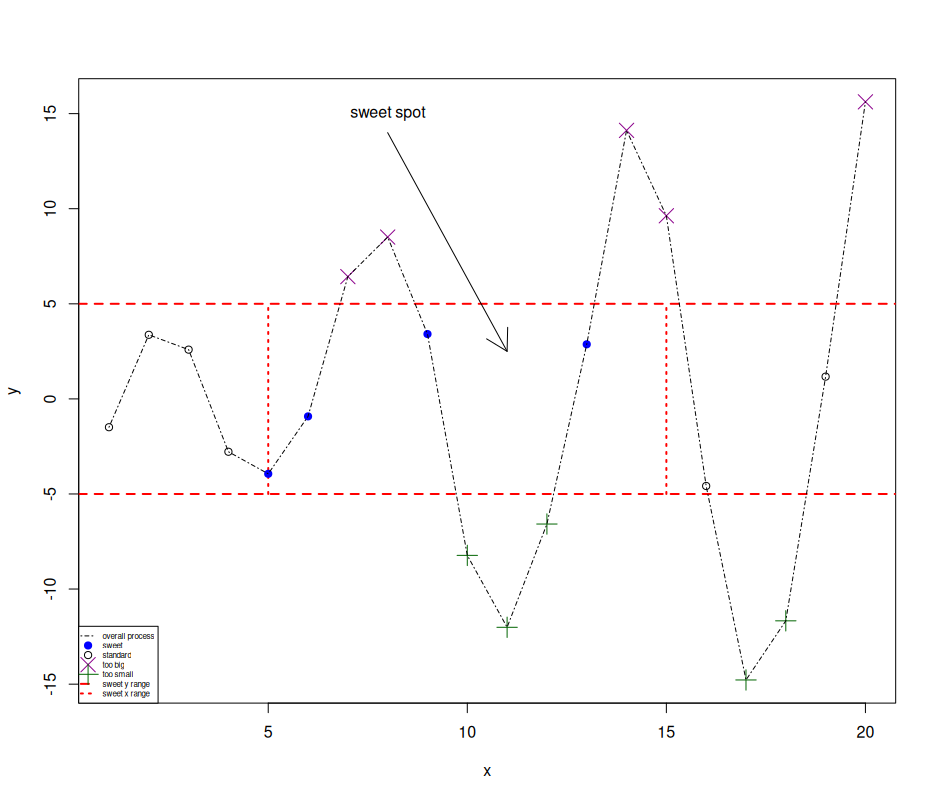

The R source for this figure:
# Project-4-Plot
# Nicholas Vollmer
# 9/26/26
# Building a plot step by step by adding points, lines, and text

# Creating the hypothetical data vectors
x <- 1:20
y <- c(-1.49, 3.37, 2.59, -2.78, -3.94, -0.92, 6.43, 8.51, 3.41, -8.23,
       -12.01, -6.58, 2.87, 14.12, 9.63, -4.58, -14.78, -11.67, 1.17, 15.62)

# Creating an empty plotting region with axes but no points
plot(x, y, type = "n", main = "")

# Drawing red dashed horizontal lines at y = -5 and y = 5
abline(h = c(-5, 5), col = "red", lty = 2, lwd = 2)

# Drawing red dotted vertical segments to box in the sweet spot
segments(x0 = c(5, 15), y0 = c(-5, -5), x1 = c(5, 15), y1 = c(5, 5),
         col = "red", lty = 3, lwd = 2)

# Plotting the too big points as purple x's
points(x[y >= 5], y[y >= 5], pch = 4, col = "darkmagenta", cex = 2)

# plotting the too small points as green plus signs
points(x[y <= -5], y[y <= -5], pch = 3, col = "darkgreen", cex = 2)

# Plotting the points inside the sweet spot as solid blue dots
points(x[(x >= 5 & x <= 15) & (y > -5 & y < 5)],
       y[(x >= 5 & x <= 15) & (y > -5 & y < 5)], pch = 19, col = "blue")

# Plotting the remaining standard points as open circles
points(x[(x < 5 | x > 15) & (y > -5 & y < 5)],
       y[(x < 5 | x > 15) & (y > -5 & y < 5)])

# Connecting all the points with a dash-dot line
lines(x, y, lty = 4)

# Drawing an arrow pointing to the sweet spot
arrows(x0 = 8, y0 = 14, x1 = 11, y1 = 2.5)

# Labeling the arrow
text(x = 8, y = 15, labels = "sweet spot")

# Adding the legend scaled down to 0.5 for readability
legend("bottomleft",
       legend = c("overall process", "sweet", "standard", "too big",
                  "too small", "sweet y range", "sweet x range"),
       pch = c(NA, 19, 1, 4, 3, NA, NA), lty = c(4, NA, NA, NA, NA, 2, 3),
       col = c("black", "blue", "black", "darkmagenta", "darkgreen",
               "red", "red"),
       lwd = c(1, NA, NA, NA, NA, 2, 2), pt.cex = c(NA, 1, 1, 2, 2, NA, NA),
       cex = 0.5)
